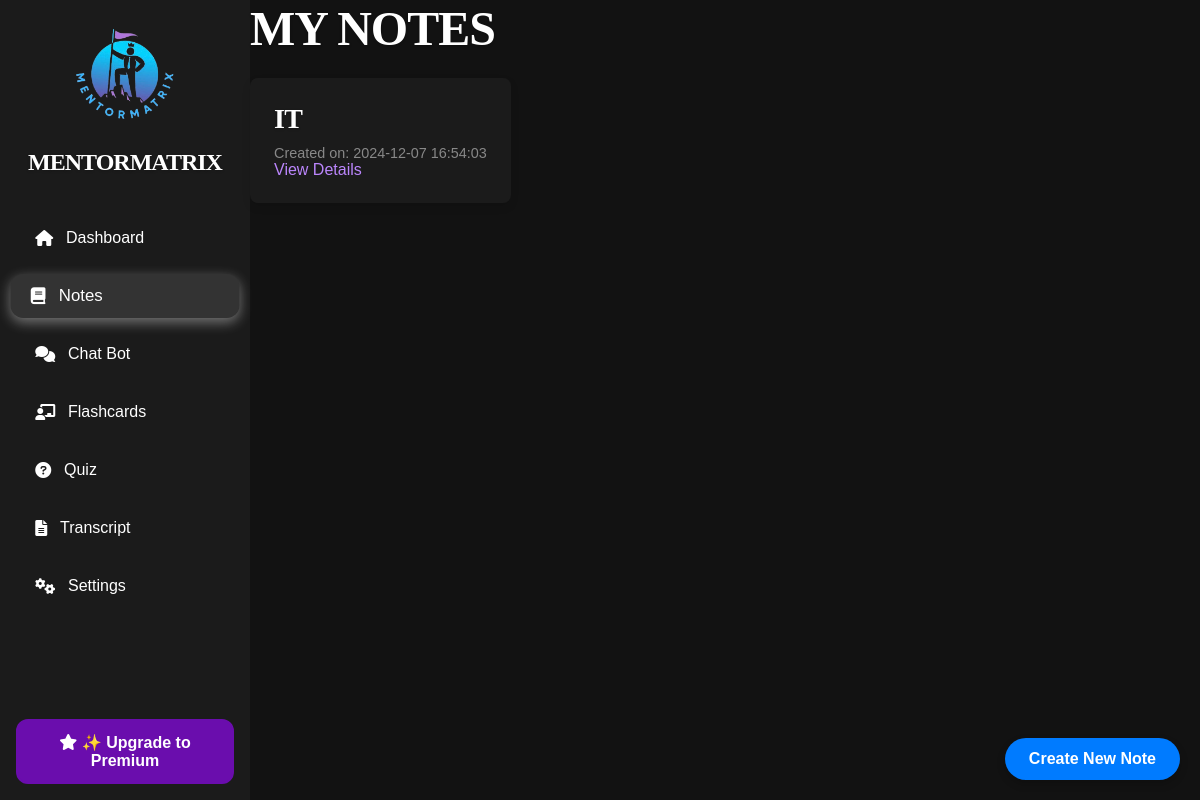
/notes, run on an earlier commit of the app's database.
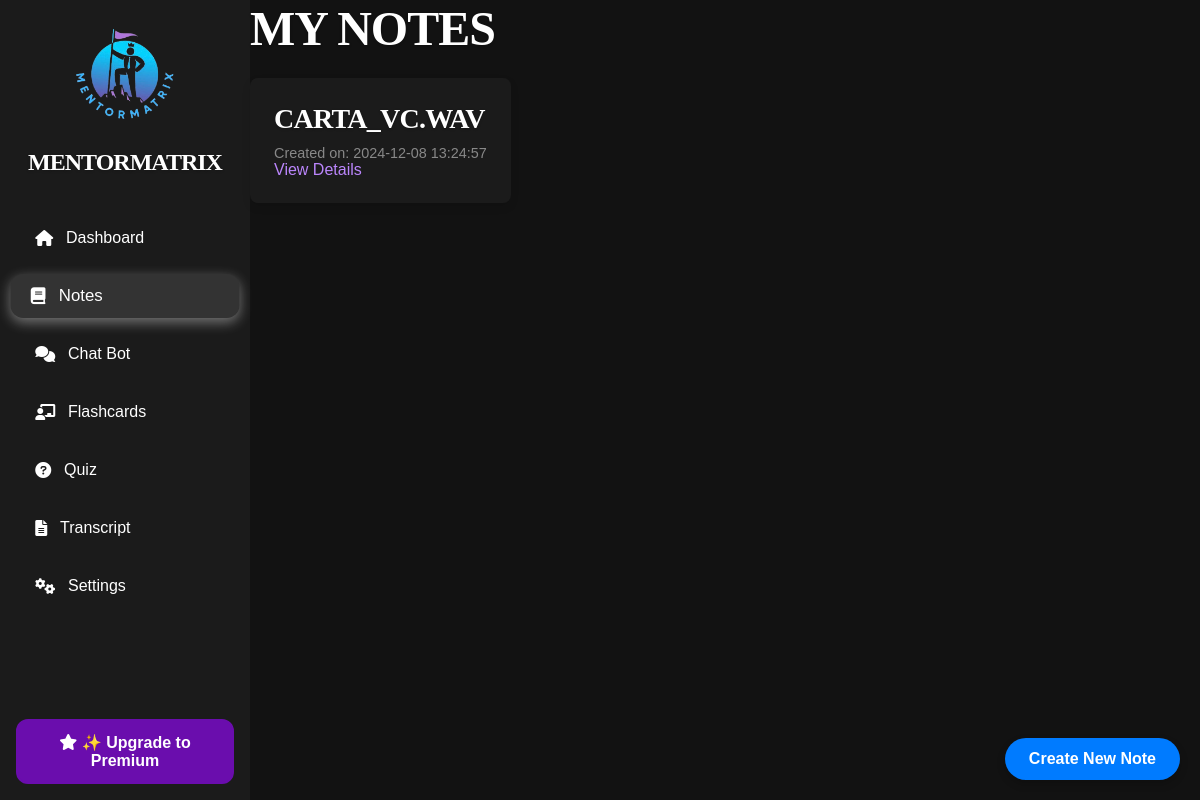
And on a later commit of the database.
### tables this page shows
CREATE TABLE notes (
                    id INTEGER PRIMARY KEY AUTOINCREMENT,
                    transcript_id INTEGER,
                    title TEXT NOT NULL,
                    content TEXT NOT NULL,
                    created_at DATETIME DEFAULT CURRENT_TIMESTAMP,
                    updated_at DATETIME DEFAULT CURRENT_TIMESTAMP,
                    FOREIGN KEY (transcript_id) REFERENCES transcripts(id) ON DELETE CASCADE);

### routes/notes.py (the view)
@notes_blueprint.route('/notes')
def notes():
    notes_data = db.execute('''
        SELECT
            notes.id,
            notes.title AS note_title,
            notes.content AS note_content,
            notes.created_at,
            files.name AS file_name,
            files.file_type,
            files.metadata,
            transcripts.title AS transcript_title
        FROM notes
        LEFT JOIN files ON notes.transcript_id = files.transcript_id
        LEFT JOIN transcripts ON notes.transcript_id = transcripts.id
    ''')
    return render_template('notes.html', notes=notes_data, current_route='notes')

### templates/notes.html (shortened to what this page needs)
{% extends "layout.html" %}
{% block other_head_stuff %}
    <link rel="stylesheet" href="{{ url_for('static', filename='css/notes.css') }}">
{% endblock %}
{% block content %}
    <div class="container">
        <div class="main-content">
            <h1>My Notes</h1>
            <ul class="notes-list">
                {% for note in notes %}
                    <li class="note-item">
                        <h2>{{ note.note_title }}</h2>
                        <small>Created on: {{ note.created_at }}</small>
                        <a href="{{ url_for('notes.view_note', note_id=note.id) }}" class="view-details-btn">View Details</a>
                    </li>
                {% else %}
                    <p>No notes available. Generate one to get started!</p>
                {% endfor %}
            </ul>
        </div>
    </div>
    <button id="openModalBtn" class="premium-button">Create New Note</button>
{% endblock %}

What changed in the data, as far as the page shows it:
removed notes: note_title "IT", created_at "2024-12-07 16:54:03"
added notes: note_title "CARTA_VC.WAV", created_at "2024-12-08 13:24:57"
